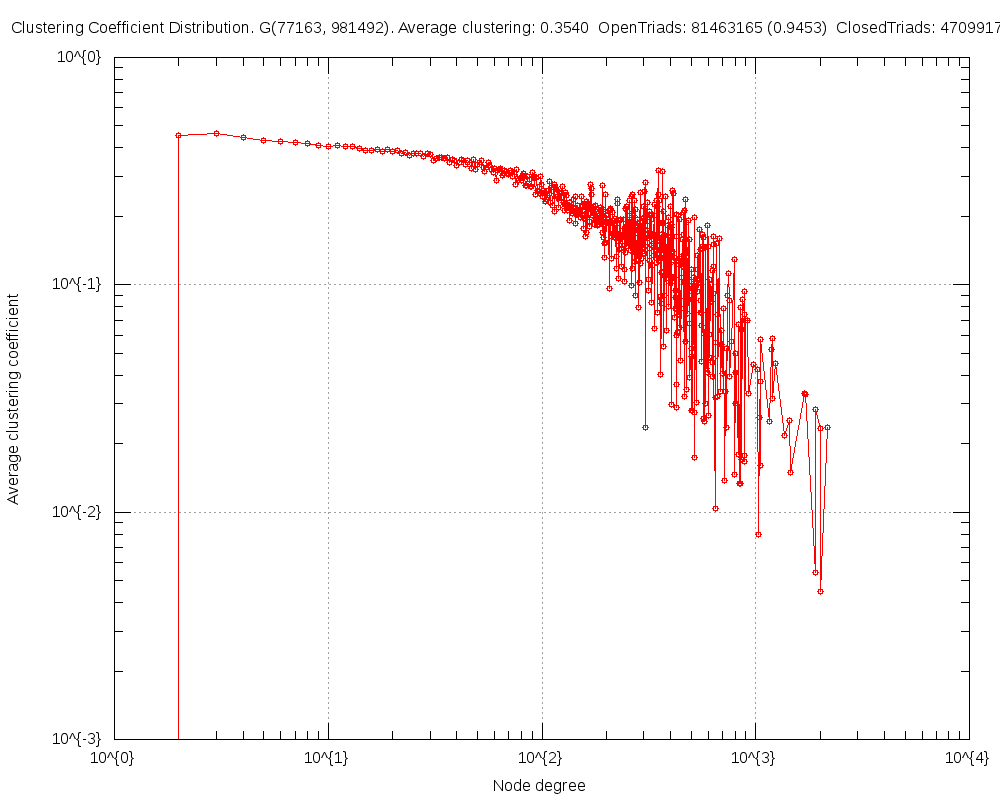

Write gnuplot code to recreate this figure.
#
# Clustering Coefficient Distribution. G(77163, 981492). Average clustering: 0.3540  OpenTriads: 81463165 (0.9453)  ClosedTriads: 4709917 (0.0547) (Sun Apr 27 20:00:02 2014)
#

set title "Clustering Coefficient Distribution. G(77163, 981492). Average clustering: 0.3540  OpenTriads: 81463165 (0.9453)  ClosedTriads: 4709917 (0.0547)"
set key bottom right
set logscale xy 10
set format x "10^{%L}"
set mxtics 10
set format y "10^{%L}"
set mytics 10
set grid
set xlabel "Node degree"
set ylabel "Average clustering coefficient"
set tics scale 2
set terminal png size 1000,800
set output 'ccf.TwitterRand1.50.png'
plot 	"ccf.TwitterRand1.50.tab" using 1:2 title "" with linespoints pt 6
